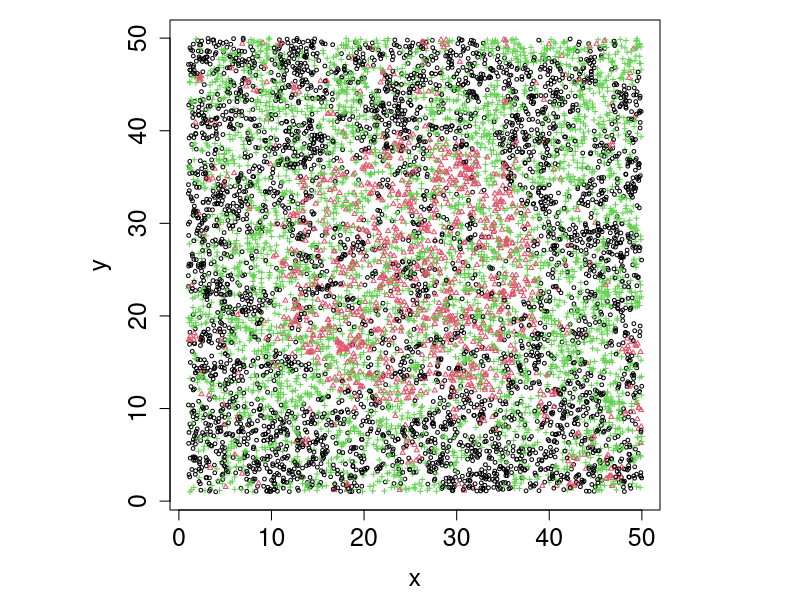
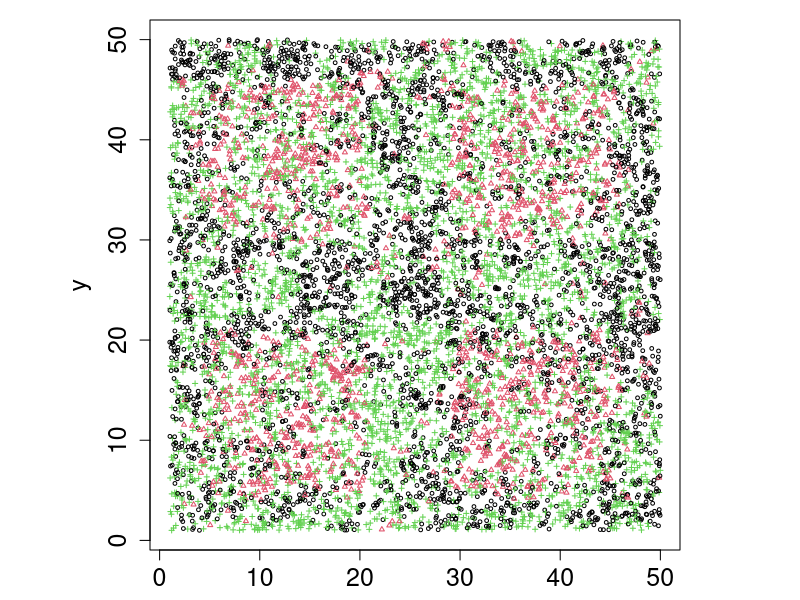
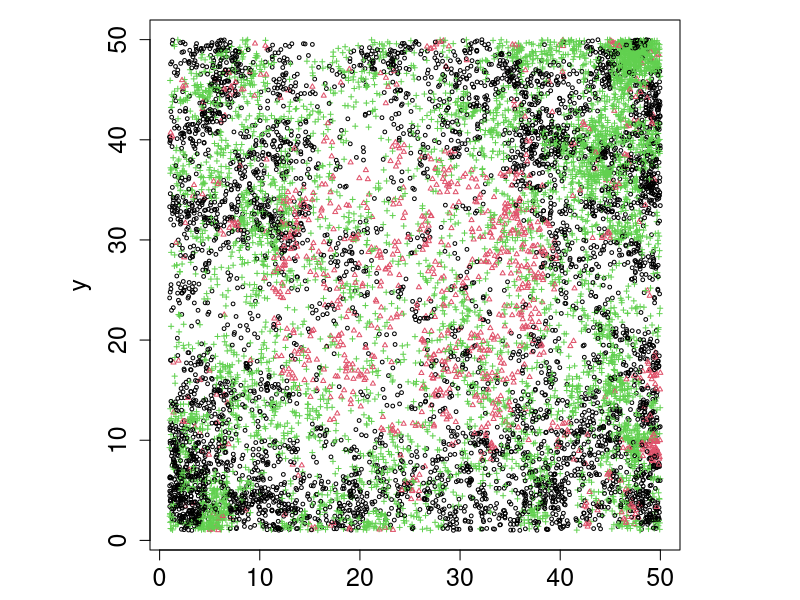
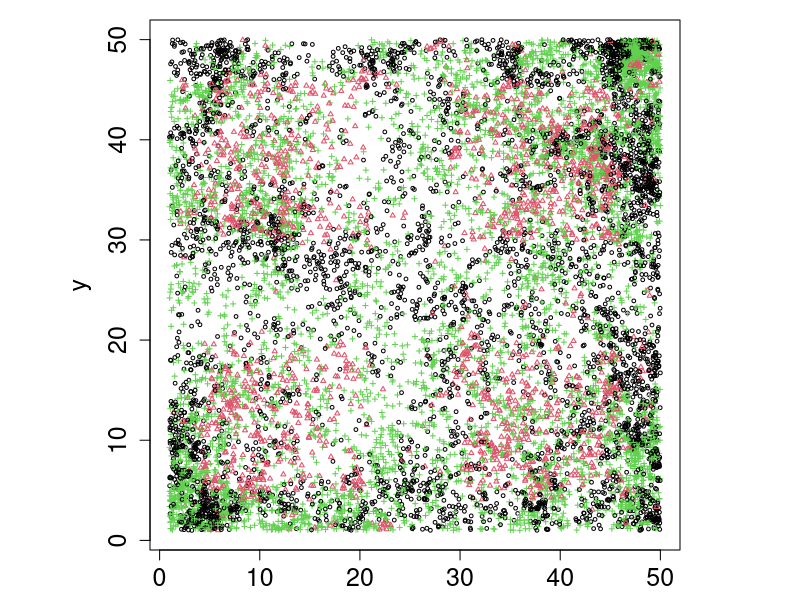
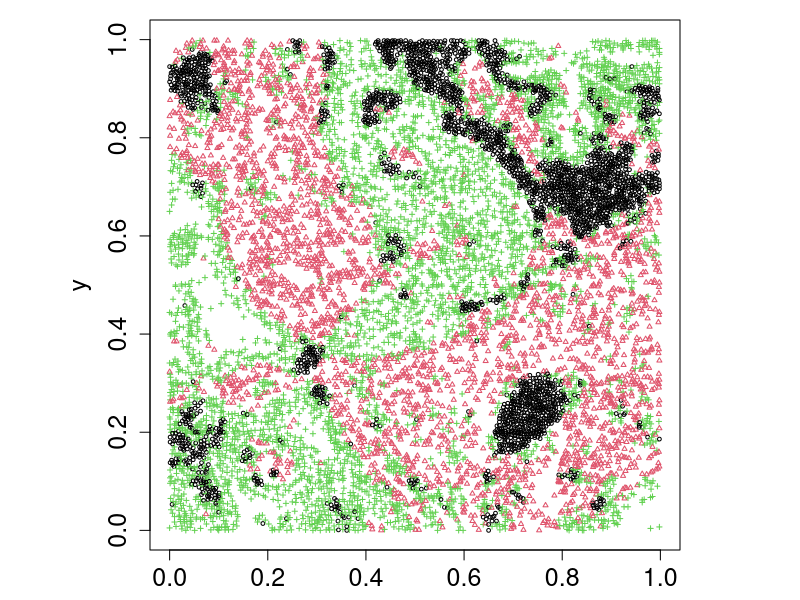
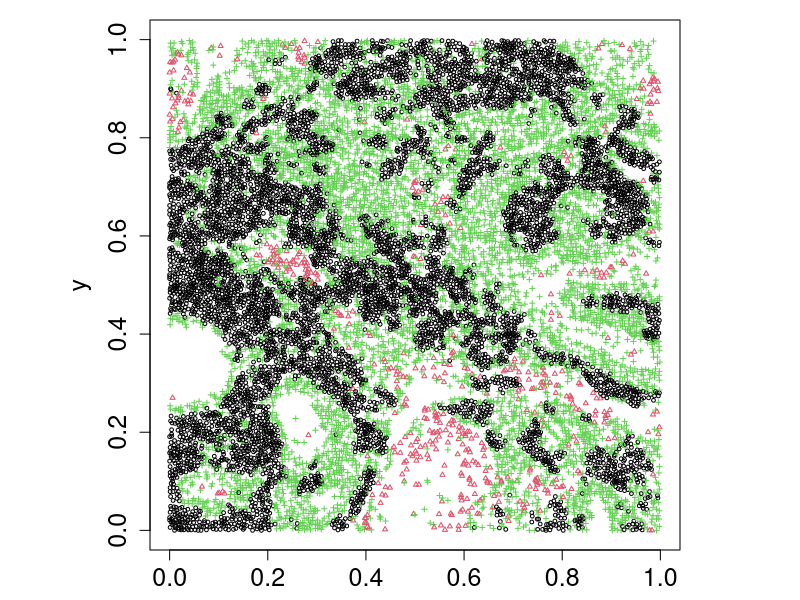

Write R code to recreate these figures, in order.
# ***README***
# The following script is used to load the marked spatial point pattern data analyzed in
# the submitted manuscript titled "A Bayesian Hidden Potts Mixture Model for Analyzing 
# Lung Cancer Pathology Images."

# Please only run the code of one block each time. The outputs are a data.frame object
# with three columns: x, y, and z, which denote the x, y coordinates, and marks of each 
# point. Marks should be labelled as natural numbers 1, 2, 3...
# ***END***



# ========================================================================================
# ========================================================================================
# Load simulated data, where the points are generated from a homogeneous Poisson process
# and Delta shown in Figure 2(a)
# ========================================================================================
# ========================================================================================
data <- read.table("simulated_data_homogeneous_poisson_scenario_1.txt", header = TRUE);
par(pty = "s", mar=c(4.5, 2.5, 1, 1));
plot(data$x, data$y, xlim = c(1, 50), ylim = c(1, 50), col = data$z, pch = data$z, 
     main = "", xlab = "x", ylab = "y", cex.lab = 1.5, cex.axis = 1.5, cex = 0.5);



# ========================================================================================
# ========================================================================================
# Load simulated data, where the points are generated from a homogeneous Poisson process
# and Delta shown in Figure 2(b)
# ========================================================================================
# ========================================================================================
data <- read.table("simulated_data_homogeneous_poisson_scenario_2.txt", header = TRUE);
par(pty = "s", mar=c(2.5, 2.5, 1, 1));
plot(data$x, data$y, xlim = c(1, 50), ylim = c(1, 50), col = data$z, pch = data$z, 
     main = "", xlab = "x", ylab = "y", cex.lab = 1.5, cex.axis = 1.5, cex = 0.5);



# ========================================================================================
# ========================================================================================
# Load simulated data, where the points are generated from a log Gaussian Cox process and
# Delta shown in Figure 2(a)
# ========================================================================================
# ========================================================================================
data <- read.table("simulated_data_log_gaussian_cox_scenario_1.txt", header = TRUE);
par(pty = "s", mar=c(2.5, 2.5, 1, 1));
plot(data$x, data$y, xlim = c(1, 50), ylim = c(1, 50), col = data$z, pch = data$z, 
     main = "", xlab = "x", ylab = "y", cex.lab = 1.5, cex.axis = 1.5, cex = 0.5);



# ========================================================================================
# ========================================================================================
# Load simulated data, where the points are generated from a log Gaussian Cox process and
# Delta shown in Figure 2(b)
# ========================================================================================
# ========================================================================================
data <- read.table("simulated_data_log_gaussian_cox_scenario_2.txt", header = TRUE);
par(pty = "s", mar=c(2.5, 2.5, 1, 1));
plot(data$x, data$y, xlim = c(1, 50), ylim = c(1, 50), col = data$z, pch = data$z, 
     main = "", xlab = "x", ylab = "y", cex.lab = 1.5, cex.axis = 1.5, cex = 0.5);



# ========================================================================================
# ========================================================================================
# Load NLST data, as shown in Figure 4(a)
# ========================================================================================
# ========================================================================================
data <- read.table("real_data_fig_4a.txt", header = TRUE); # Q = 3, n = 10533
par(pty = "s", mar=c(2.5, 2.5, 1, 1));
plot(data$x, data$y, xlim = c(0, 1), ylim = c(0, 1), col = data$z, pch = data$z, 
     main = "", xlab = "x", ylab = "y", cex.lab = 1.5, cex.axis = 1.5, cex = 0.5);



# ========================================================================================
# ========================================================================================
# Load NLST data, as shown in Figure 4(b)
# ========================================================================================
# ========================================================================================
data <- read.table("real_data_fig_4b.txt", header = TRUE); # Q = 3, n = 13874
par(pty = "s", mar=c(2.5, 2.5, 1, 1));
plot(data$x, data$y, xlim = c(0, 1), ylim = c(0, 1), col = data$z, pch = data$z, 
     main = "", xlab = "x", ylab = "y", cex.lab = 1.5, cex.axis = 1.5, cex = 0.5);


